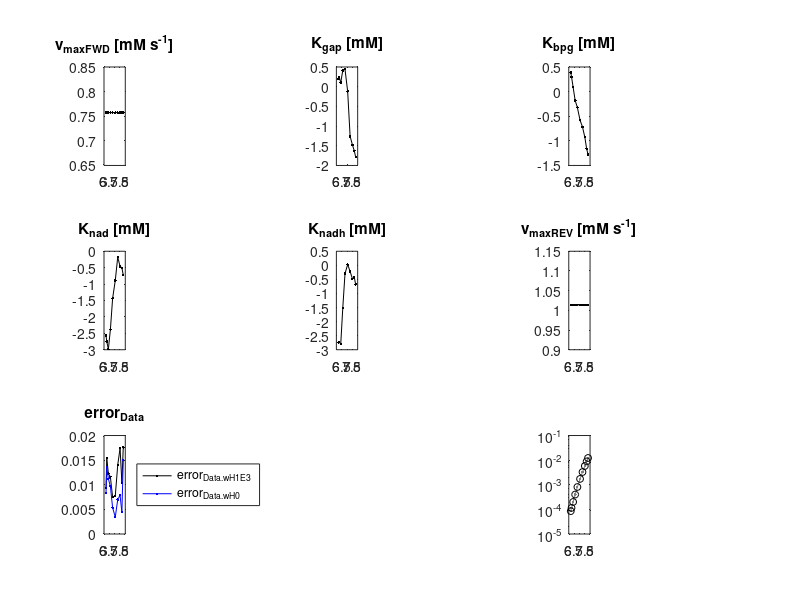

Here is the MATLAB script that generated this plot: (Note: this script raises an error after producing the figure.)
%1 Get data
%2 Make array together
%3 Plot
%4 Save array
%5 Save plot

%% 1 get data
% vf
load('output_vf_run1.mat'); output_vf_run1 = output; clear output
load('output_vf_run2.mat'); output_vf_run2 = output; clear output
load('output_vf_run3.mat'); output_vf_run3 = output; clear output
load('output_vf_run4.mat'); output_vf_run4 = output; clear output
load('output_vf_run5.mat'); output_vf_run5 = output; clear output
load('output_vf_run6.mat'); output_vf_run6 = output; clear output

%kf
load('output_kf_run1.mat'); output_kf_run1 = output; clear output
load('output_kf_run2.mat'); output_kf_run2 = output; clear output
load('output_kf_run3.mat'); output_kf_run3 = output; clear output
load('output_kf_run4.mat'); output_kf_run4 = output; clear output
load('output_kf_run5.mat'); output_kf_run5 = output; clear output
load('output_kf_run6.mat'); output_kf_run6 = output; clear output


%% 2 make array together
% vf
output_vf.xres = [output_vf_run1.xres; output_vf_run2.xres; output_vf_run3.xres; output_vf_run4.xres; output_vf_run5.xres; output_vf_run6.xres];
output_vf.weightTest = [output_vf_run1.weightTest, output_vf_run2.weightTest, output_vf_run3.weightTest, output_vf_run4.weightTest, output_vf_run5.weightTest, output_vf_run6.weightTest]';
output_vf.errorData = [output_vf_run1.errorData; output_vf_run2.errorData; output_vf_run3.errorData; output_vf_run4.errorData; output_vf_run5.errorData; output_vf_run6.errorData];
output_vf.errorHaldane = [output_vf_run1.errorHaldane; output_vf_run2.errorHaldane; output_vf_run3.errorHaldane; output_vf_run4.errorHaldane; output_vf_run5.errorHaldane; output_vf_run6.errorHaldane];
output_vf.errorRegpars = [output_vf_run1.errorRegpars; output_vf_run2.errorRegpars; output_vf_run3.errorRegpars; output_vf_run4.errorRegpars; output_vf_run5.errorRegpars; output_vf_run6.errorRegpars];
output_vf.eData = [output_vf_run1.eData; output_vf_run2.eData; output_vf_run3.eData; output_vf_run4.eData; output_vf_run5.eData; output_vf_run6.eData];
output_vf.eHaldane = [output_vf_run1.eHaldane; output_vf_run2.eHaldane; output_vf_run3.eHaldane; output_vf_run4.eHaldane; output_vf_run5.eHaldane; output_vf_run6.eHaldane];
clear output_vf_run1 output_vf_run2 output_vf_run3 output_vf_run4 output_vf_run5 output_vf_run6

%kf
output_kf.xres = [output_kf_run1.xres; output_kf_run2.xres; output_kf_run3.xres; output_kf_run4.xres; output_kf_run5.xres; output_kf_run6.xres];
output_kf.weightTest = [output_kf_run1.weightTest, output_kf_run2.weightTest, output_kf_run3.weightTest, output_kf_run4.weightTest, output_kf_run5.weightTest, output_kf_run6.weightTest]';
output_kf.errorData = [output_kf_run1.errorData; output_kf_run2.errorData; output_kf_run3.errorData; output_kf_run4.errorData; output_kf_run5.errorData; output_kf_run6.errorData];
output_kf.errorHaldane = [output_kf_run1.errorHaldane; output_kf_run2.errorHaldane; output_kf_run3.errorHaldane; output_kf_run4.errorHaldane; output_kf_run5.errorHaldane; output_kf_run6.errorHaldane];
output_kf.errorRegpars = [output_kf_run1.errorRegpars; output_kf_run2.errorRegpars; output_kf_run3.errorRegpars; output_kf_run4.errorRegpars; output_kf_run5.errorRegpars; output_kf_run6.errorRegpars];
output_kf.eData = [output_kf_run1.eData; output_kf_run2.eData; output_kf_run3.eData; output_kf_run4.eData; output_kf_run5.eData; output_kf_run6.eData];
output_kf.eHaldane = [output_kf_run1.eHaldane; output_kf_run2.eHaldane; output_kf_run3.eHaldane; output_kf_run4.eHaldane; output_kf_run5.eHaldane; output_kf_run6.eHaldane];
clear output_kf_run1 output_kf_run2 output_kf_run3 output_kf_run4 output_kf_run5 output_kf_run6


%% 3 plot

%vf
% % % % % % % % % % % % % % % % % % % % % % % % % % % % % % % % % % % % % % 
sourceVm = 'experimentalSlopesFixed';
ode_pH = 'on';
setup.params = {'v_{maxFWD} [mM s^{-1}]'; 'K_{gap} [mM]'; 'K_{bpg} [mM]'; 'K_{nad} [mM]'; 'K_{nadh} [mM]'; 'v_{maxREV} [mM s^{-1}]'};
tempPars = output_vf.xres{16};
pvals = zeros(10,6);
plength = 6;
eQvals = [1.7E-3, 2.3E-3, 4.0E-3, 8.0E-3, 1.62E-2, 3.46E-2, 6.56E-2, 1.16E-1, 1.78E-1, 2.45E-1];
setup.pH_Keq_gapdh_eQ = 0.05 * (eQvals);
numpH = 10;
%     % Keq_pgk obtained with eQuilibrator
%     setup.pH_Keq_pgk = [1/(7.4E-4),    1/(7.2E-4),    1/(6.9E-4),    1/(6.5E-4),    1/(6.1E-4),    1/(5.7E-4),    1/(5.5E-4),    1/(5.3E-4),    1/(5.2E-4),   1/(5.2E-4)];
setup.exp_vmax_gapdhr = [0.001672560425949,   0.001708335558995,   0.001863340099700,   0.002134052317366,   0.001625999420026,   0.001392974025436,   0.001102411496380,   0.001004022996442,   0.000986761856102,   0.000877728986288];
setup.exp_vmax_gapdhf = [1.878012068989313e-04, 8.699614731347554e-05, 1.222088736070264e-04, 1.498266981509864e-04, 2.306088349420712e-04, 4.253144979769960e-04, 5.882596627863640e-04, 8.174876065012354e-04, 9.314111327450747e-04, 0.001119902785258];
pvals(:,1) = tempPars(1);
pvals(:,6) = tempPars(2);
pvals(:,2) = [tempPars(3); tempPars(7); tempPars(11); tempPars(15); tempPars(19); tempPars(23); tempPars(27); tempPars(31); tempPars(35); tempPars(39)];
pvals(:,3) = [tempPars(4); tempPars(8); tempPars(12); tempPars(16); tempPars(20); tempPars(24); tempPars(28); tempPars(32); tempPars(36); tempPars(40)];
pvals(:,4) = [tempPars(5); tempPars(9); tempPars(13); tempPars(17); tempPars(21); tempPars(25); tempPars(29); tempPars(33); tempPars(37); tempPars(41)];
pvals(:,5) = [tempPars(6); tempPars(10); tempPars(14); tempPars(18); tempPars(22); tempPars(26); tempPars(30); tempPars(34); tempPars(38); tempPars(42)];
pHvals = [6.1900    6.2600    6.4100    6.6000    6.8100    7.0600    7.2900    7.5100    7.6800    7.8100];
setup.pH_vals = [6.1900    6.2600    6.4100    6.6000    6.8100    7.0600    7.2900    7.5100    7.6800    7.8100];
% setup.exp_vmax_gapdhf(6); % mM s^{-1}
% setup.exp_vmax_gapdhr(6); % mM s^{-1}
errorData = [sum(abs(output_vf.errorData{16}(1:26))),...
            sum(abs(output_vf.errorData{16}(27:52))),...
            sum(abs(output_vf.errorData{16}(53:78))),...
            sum(abs(output_vf.errorData{16}(79:104))),...
            sum(abs(output_vf.errorData{16}(105:130))),...
            sum(abs(output_vf.errorData{16}(131:156))),...
            sum(abs(output_vf.errorData{16}(157:182))),...
            sum(abs(output_vf.errorData{16}(183:208))),...
            sum(abs(output_vf.errorData{16}(209:234))),...
            sum(abs(output_vf.errorData{16}(235:260)))];
errorDataRef = [sum(abs(output_vf.errorData{1}(1:26))),...
            sum(abs(output_vf.errorData{1}(27:52))),...
            sum(abs(output_vf.errorData{1}(53:78))),...
            sum(abs(output_vf.errorData{1}(79:104))),...
            sum(abs(output_vf.errorData{1}(105:130))),...
            sum(abs(output_vf.errorData{1}(131:156))),...
            sum(abs(output_vf.errorData{1}(157:182))),...
            sum(abs(output_vf.errorData{1}(183:208))),...
            sum(abs(output_vf.errorData{1}(209:234))),...
            sum(abs(output_vf.errorData{1}(235:260)))];

c = 'black';
figure(31)
for i = 1:plength
    
    % plot parameter values
    subplot(3,3,i)
    for o = 1
%         pvals = pvals_cell{o};
        plot(pHvals,pvals(:,i),'.-','color',c(o,:))
        hold on
    %     errorbar(pHvals,pvals(:,i),pcis(:,i),'.-')
    end
    titleName = setup.params{i};
    title(titleName);
    
    % plot error Data
    if i == plength
        subplot(3,3,i+1)
        for o = 1
%             errorData = errorData_cell{o};
            plot(pHvals,errorData,'.-','color',c(o,:))
            hold on
            plot(pHvals,errorDataRef,'.-','color','blue')
        end
        title('error_{Data}')
        legend('error_{Data.wH1E3}','error_{Data.wH0}','Location','EastOutside')
    end
    
    % plot haldane relationship
    if i == plength
        Keq_haldane_theory = setup.pH_Keq_gapdh_eQ;
        Keq_haldane_estimated = zeros(1,numpH);
        for o = 1
%             pvals = pvals_cell{o};
            for j = 1:numpH
                switch sourceVm
                    case 'literature'
                        vmf = 10 .^ pvals(j,1) .* 1184.52/60; % mM s^{-1} % old implementation
                        vmr = 10 .^ pvals(j,6) .* 6549.8/60; % mM s^{-1} % old implementation          
                    case 'experimentalSlopes'
                        vmf = 10 .^ pvals(j,1) .* setup.exp_vmax_gapdhf(data.i); % mM s^{-1}
                        vmr = 10 .^ pvals(j,6) .* setup.exp_vmax_gapdhr(data.i); % mM s^{-1}        
                    case 'experimentalSlopesFixed'
                        vmf = 10 .^ pvals(j,1) .* setup.exp_vmax_gapdhf(6); % mM s^{-1}
                        vmr = 10 .^ pvals(j,6) .* setup.exp_vmax_gapdhr(6); % mM s^{-1}
                    otherwise
                        disp('No source for vmax has been selected');
                end
                ks1 = 10 .^ pvals(j,2) .* 2.48; % mM
                ks2 = 10 .^ pvals(j,4) .* 2.92; %mM
                kp1 = 10 .^ pvals(j,3) .* 1.18; % mM
                kp2 = 10 .^ pvals(j,5) .* 0.022; % mM
                switch ode_pH
                    case 'on'
                        H_effect = 10^(setup.pH_vals(j) - setup.pH_vals(6));
                        Keq_haldane_estimated(j) =  (vmf * kp1 * kp2 * H_effect) / (vmr * ks1 * ks2);
                    otherwise
                        Keq_haldane_estimated(j) =  (vmf * kp1 * kp2) / (vmr * ks1 * ks2);
                end
            end
            subplot(3,3,i+3)
            semilogy(pHvals,Keq_haldane_estimated,'.-','color',[.5 .5 .5])
            hold on
%             if o == 10
                semilogy(pHvals,Keq_haldane_theory,'ko','MarkerSize',5)
%             end
        end
%         legend('K_{eq,estimated}','K_{eq,haldane}','location','southoutside','orientation','horizontal')
    end
    
end
suptitle('Km variable, Vm fixed')
% % % % % % % % % % % % % % % % % % % % % % % % % % % % % % % % % % % % % %  


%kf
% % % % % % % % % % % % % % % % % % % % % % % % % % % % % % % % % % % % % % 
sourceVm = 'experimentalSlopesFixed';
ode_pH = 'on';
setup.params = {'v_{maxFWD} [mM s^{-1}]'; 'K_{gap} [mM]'; 'K_{bpg} [mM]'; 'K_{nad} [mM]'; 'K_{nadh} [mM]'; 'v_{maxREV} [mM s^{-1}]'};
tempPars = output_kf.xres{12};
pvals = zeros(10,6);
plength = 6;
eQvals = [1.7E-3, 2.3E-3, 4.0E-3, 8.0E-3, 1.62E-2, 3.46E-2, 6.56E-2, 1.16E-1, 1.78E-1, 2.45E-1];
setup.pH_Keq_gapdh_eQ = 0.05 * (eQvals);
numpH = 10;
%     % Keq_pgk obtained with eQuilibrator
%     setup.pH_Keq_pgk = [1/(7.4E-4),    1/(7.2E-4),    1/(6.9E-4),    1/(6.5E-4),    1/(6.1E-4),    1/(5.7E-4),    1/(5.5E-4),    1/(5.3E-4),    1/(5.2E-4),   1/(5.2E-4)];
setup.exp_vmax_gapdhr = [0.001672560425949,   0.001708335558995,   0.001863340099700,   0.002134052317366,   0.001625999420026,   0.001392974025436,   0.001102411496380,   0.001004022996442,   0.000986761856102,   0.000877728986288];
setup.exp_vmax_gapdhf = [1.878012068989313e-04, 8.699614731347554e-05, 1.222088736070264e-04, 1.498266981509864e-04, 2.306088349420712e-04, 4.253144979769960e-04, 5.882596627863640e-04, 8.174876065012354e-04, 9.314111327450747e-04, 0.001119902785258];
pvals(:,2) = tempPars(1);
pvals(:,3) = tempPars(2);
pvals(:,4) = tempPars(3);
pvals(:,5) = tempPars(4);
pvals(:,1) = [tempPars(5); tempPars(7); tempPars(9); tempPars(11); tempPars(13); tempPars(15); tempPars(17); tempPars(19); tempPars(21); tempPars(23)];
pvals(:,6) = [tempPars(6); tempPars(8); tempPars(10); tempPars(12); tempPars(14); tempPars(16); tempPars(18); tempPars(20); tempPars(22); tempPars(24)];
pHvals = [6.1900    6.2600    6.4100    6.6000    6.8100    7.0600    7.2900    7.5100    7.6800    7.8100];
setup.pH_vals = [6.1900    6.2600    6.4100    6.6000    6.8100    7.0600    7.2900    7.5100    7.6800    7.8100];
% setup.exp_vmax_gapdhf(6); % mM s^{-1}
% setup.exp_vmax_gapdhr(6); % mM s^{-1}
errorData = [sum(abs(output_kf.errorData{12}(1:26))),...
            sum(abs(output_kf.errorData{12}(27:52))),...
            sum(abs(output_kf.errorData{12}(53:78))),...
            sum(abs(output_kf.errorData{12}(79:104))),...
            sum(abs(output_kf.errorData{12}(105:130))),...
            sum(abs(output_kf.errorData{12}(131:156))),...
            sum(abs(output_kf.errorData{12}(157:182))),...
            sum(abs(output_kf.errorData{12}(183:208))),...
            sum(abs(output_kf.errorData{12}(209:234))),...
            sum(abs(output_kf.errorData{12}(235:260)))];
errorDataRef = [sum(abs(output_kf.errorData{1}(1:26))),...
            sum(abs(output_kf.errorData{1}(27:52))),...
            sum(abs(output_kf.errorData{1}(53:78))),...
            sum(abs(output_kf.errorData{1}(79:104))),...
            sum(abs(output_kf.errorData{1}(105:130))),...
            sum(abs(output_kf.errorData{1}(131:156))),...
            sum(abs(output_kf.errorData{1}(157:182))),...
            sum(abs(output_kf.errorData{1}(183:208))),...
            sum(abs(output_kf.errorData{1}(209:234))),...
            sum(abs(output_kf.errorData{1}(235:260)))];

c = 'black';
figure(32)
for i = 1:plength
    
    % plot parameter values
    subplot(3,3,i)
    for o = 1
%         pvals = pvals_cell{o};
        plot(pHvals,pvals(:,i),'.-','color',c(o,:))
        hold on
    %     errorbar(pHvals,pvals(:,i),pcis(:,i),'.-')
    end
    titleName = setup.params{i};
    title(titleName);
    
    % plot error Data
    if i == plength
        subplot(3,3,i+1)
        for o = 1
%             errorData = errorData_cell{o};
            plot(pHvals,errorData,'.-','color',c(o,:))
            hold on
            plot(pHvals,errorDataRef,'.-','color','blue')            
        end
        title('error_{Data}')
        legend('error_{Data.wH3E2}','error_{Data.wH0}','Location','EastOutside')
    end
    
    % plot haldane relationship
    if i == plength
        Keq_haldane_theory = setup.pH_Keq_gapdh_eQ;
        Keq_haldane_estimated = zeros(1,numpH);
        for o = 1
%             pvals = pvals_cell{o};
            for j = 1:numpH
                switch sourceVm
                    case 'literature'
                        vmf = 10 .^ pvals(j,1) .* 1184.52/60; % mM s^{-1} % old implementation
                        vmr = 10 .^ pvals(j,6) .* 6549.8/60; % mM s^{-1} % old implementation          
                    case 'experimentalSlopes'
                        vmf = 10 .^ pvals(j,1) .* setup.exp_vmax_gapdhf(data.i); % mM s^{-1}
                        vmr = 10 .^ pvals(j,6) .* setup.exp_vmax_gapdhr(data.i); % mM s^{-1}        
                    case 'experimentalSlopesFixed'
                        vmf = 10 .^ pvals(j,1) .* setup.exp_vmax_gapdhf(6); % mM s^{-1}
                        vmr = 10 .^ pvals(j,6) .* setup.exp_vmax_gapdhr(6); % mM s^{-1}
                    otherwise
                        disp('No source for vmax has been selected');
                end
                ks1 = 10 .^ pvals(j,2) .* 2.48; % mM
                ks2 = 10 .^ pvals(j,4) .* 2.92; %mM
                kp1 = 10 .^ pvals(j,3) .* 1.18; % mM
                kp2 = 10 .^ pvals(j,5) .* 0.022; % mM
%                     xassay(2) = x_temp(1);
%                     xassay(3) = x_temp(2);
%                     xassay(4) = x_temp(3);
%                     xassay(5) = x_temp(4);
%                         ks1 = 10 .^ x_temp(1) .* 2.48; % mM %k_gap
%                         ks2 = 10 .^ x_temp(3) .* 2.92; %mM %k_nad
%                         kp1 = 10 .^ x_temp(2) .* 1.18; % mM %k_bpg
%                         kp2 = 10 .^ x_temp(4) .* 0.022; % mM %k_nadh
% % % %                 Keq_haldane_estimated(j) =  (vmf * kp1 * kp2) / (vmr * ks1 * ks2);
                switch ode_pH
                    case 'on'
%                         H_effect = zeros(1:10);
%                         for j = 1:numpH
%                             H_effect(j) = 10^(setup.pH_vals(j) - setup.pH_vals(6));
%                         end
                        H_effect = 10^(setup.pH_vals(j) - setup.pH_vals(6));
                        Keq_haldane_estimated(j) =  (vmf * kp1 * kp2 * H_effect) / (vmr * ks1 * ks2);
    %                     Keq_haldane_estimated(j) =  (vmf * kp1 * kp2) / (vmr * ks1 * ks2);
                    otherwise
                        Keq_haldane_estimated(j) =  (vmf * kp1 * kp2) / (vmr * ks1 * ks2);
                end
            end
            subplot(3,3,i+3)
            semilogy(pHvals,Keq_haldane_estimated,'.-','color',[.5 .5 .5])
            hold on
%             if o == 10
                semilogy(pHvals,Keq_haldane_theory,'ko','MarkerSize',5)
%             end
        end
%         legend('K_{eq,estimated}','K_{eq,haldane}','location','southoutside','orientation','horizontal')
    end
    
end
suptitle('Vm variable, Km fixed')
% % % % % % % % % % % % % % % % % % % % % % % % % % % % % % % % % % % % % % 



%% 4 Save array
% 


%% 5 Save plot
% savefig(31,'fig03_parameter_overview_vf_wH1E3.fig');
% savefig(32,'fig03_parameter_overview_Kf_wH3E2.fig');

